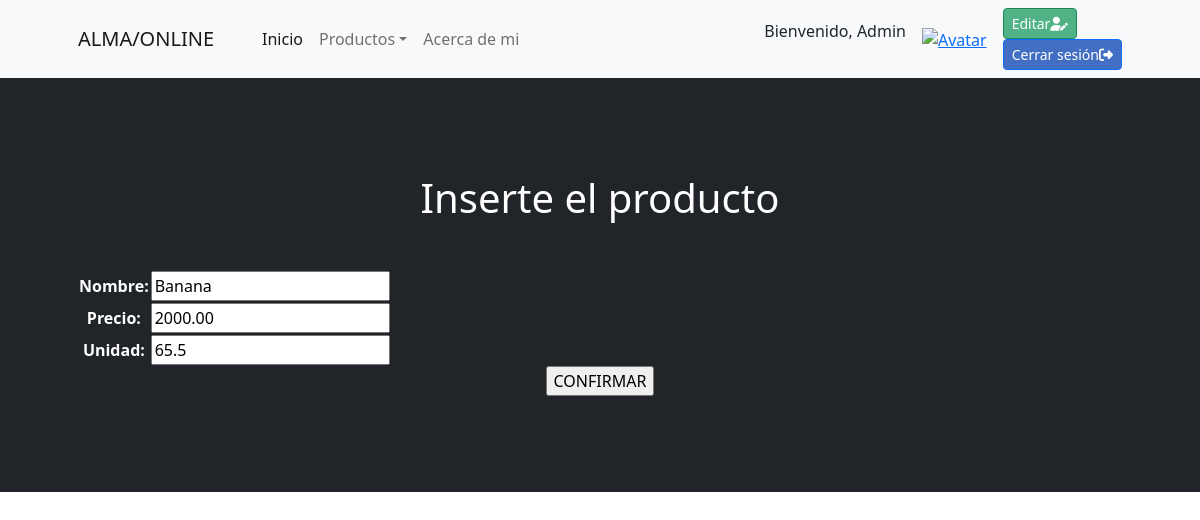
Page /frutas_update/1/ (signed in) on the committed database.
### aplicacion/models.py (models this page shows, shortened)
class Fruta(models.Model):
    nombre= models.CharField(max_length=50)
    precio= models.DecimalField(max_digits=10, decimal_places=2)
    unidad= models.DecimalField(max_digits=10, decimal_places=1)

### aplicacion/views.py (the view)
# urls.py: path('frutas_update/<int:pk>/', FrutaUpdate.as_view(), name="frutas_update" ),
class FrutaUpdate(LoginRequiredMixin,UpdateView):
    model = Fruta
    fields = ['nombre', 'precio', 'unidad']
    success_url = reverse_lazy('frutas')

### aplicacion/templates/aplicacion/fruta_form.html (shortened to what this page needs)
{% extends "aplicacion/index.html" %}
{% block Titulo %}
<h1 class="mb-5"> Inserte el producto </h1>
{% endblock Titulo %}
{% block Contenido %}
<form action="" method="post">
    <table>
        {{ form.as_table }}
    </table>
    <input type="submit" value="CONFIRMAR">
</form>
{% endblock Contenido %}

### aplicacion/templates/aplicacion/index.html (shortened to what this page needs)
<!DOCTYPE html>
<html lang="en">
    <head>
        {%load static%}
        <link href="https://cdn.jsdelivr.net/npm/bootstrap-icons@1.5.0/font/bootstrap-icons.css" rel="stylesheet" />
        <link href="{% static 'css/styles.css' %}" rel="stylesheet" />
        <link rel="stylesheet" href="https://cdnjs.cloudflare.com/ajax/libs/font-awesome/6.4.0/css/all.min.css"/>
    </head>
    <body>
        <nav class="navbar navbar-expand-lg navbar-light bg-light">
            <div class="container px-4 px-lg-5">
                <a class="navbar-brand" href="{% url 'home' %}">ALMA/ONLINE</a>
                {% if  user.is_authenticated %}
                                <div class="collapse navbar-collapse" id="navbarSupportedContent">
                                <ul class="navbar-nav me-auto mb-2 mb-lg-0 ms-lg-4">
                                <li class="nav-item"><a class="nav-link active" aria-current="page" href="{% url 'home' %}">Inicio</a></li>
                                <li class="nav-item dropdown">
                                <a class="nav-link dropdown-toggle" id="navbarDropdown" href="#" role="button" data-bs-toggle="dropdown" aria-expanded="false">Productos</a>
                            <li class="nav-item"><a class="nav-link" aria-current="page" href="{% url 'acerca' %}">Acerca de mi</a></li>
                         </li>
                      </ul>
                      <div class="user-info d-flex align-items-center">
                        <p class="username me-3">Bienvenido, {{ user.username }}</p>
                        <div class="avatar me-3">
                            <a href="{% url 'agregar_avatar' %}">
                                <img src="{{ request.session.avatar }}" alt="Avatar" height="50px" width="50px">
                            </a>
                        </div>
                        <div class="user-actions">
                            <a class="btn btn-success btn-sm me-3" href="{% url 'perfil' %}" style="background-color: rgb(81, 179, 133); color: white ;">Editar<i class="fa-solid fa-user-pen"></i></a>
                            <form action="{% url 'logout' %}" method="post">
                                <button type="submit" class="btn btn-primary btn-sm logout" style="background-color: rgba(12, 70, 179, 0.767); color: white ;">Cerrar sesión<i class="fa-solid fa-right-from-bracket"></i></button>
                            </form>
                        </div>
                    </div>
                {% endif %}
        </nav>
        <header class="bg-dark py-5">
            <div class="container px-4 px-lg-5 my-5">
                <div class="text-center text-white">
                    {% block Titulo %}{% endblock Titulo %}
        {% block Contenido %}{% endblock Contenido %}
    </body>
</html>

### rows in the picture
Fruta: nombre "Banana", precio "2000.00", unidad "65.5"

### other values in the picture
{{ user.username }} "Admin"
